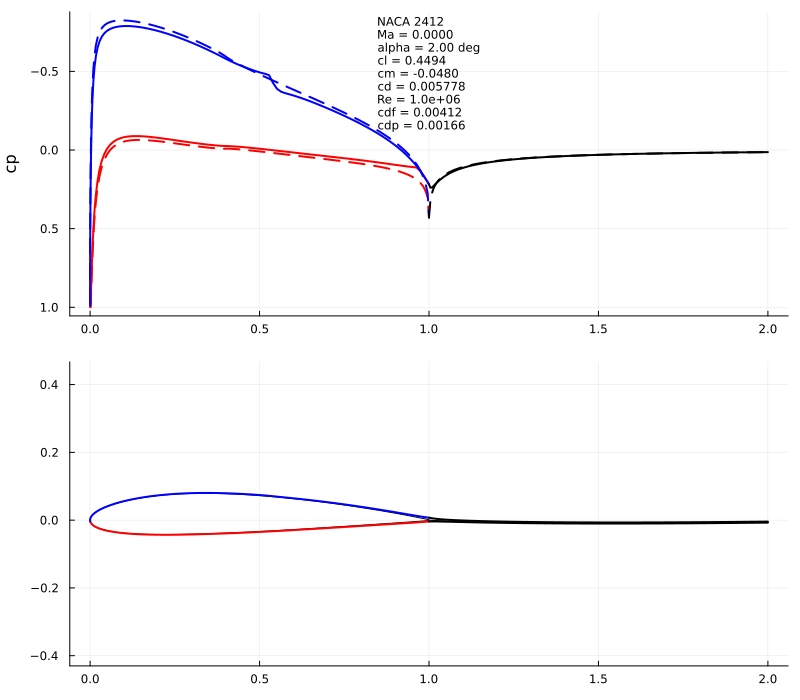

Generate this figure with Julia:
using JFoil
using Plots

# Create airfoil
M = Mfoil()
naca_points!(M, "2412")
make_panels!(M, 199)

# Set operating conditions
M.oper.alpha = 2.0    # angle of attack (degrees)
M.oper.Re = 1e6       # Reynolds number
M.oper.Ma = 0.0       # Mach number

# Solve viscous
solve_viscous!(M)

# Print results
println("NACA 2412 — Viscous Solution")
println("  alpha = $(M.oper.alpha) deg")
println("  cl    = $(round(M.post.cl, digits=4))")
println("  cd    = $(round(M.post.cd, digits=6))")
println("  cm    = $(round(M.post.cm, digits=4))")
println("  cdf   = $(round(M.post.cdf, digits=5))")
println("  cdp   = $(round(M.post.cdp, digits=5))")

# Plot
fig = plot_results(M)
savefig(fig, joinpath(@__DIR__, "naca2412.png"))
println("\nPlot saved to examples/naca2412.png")
